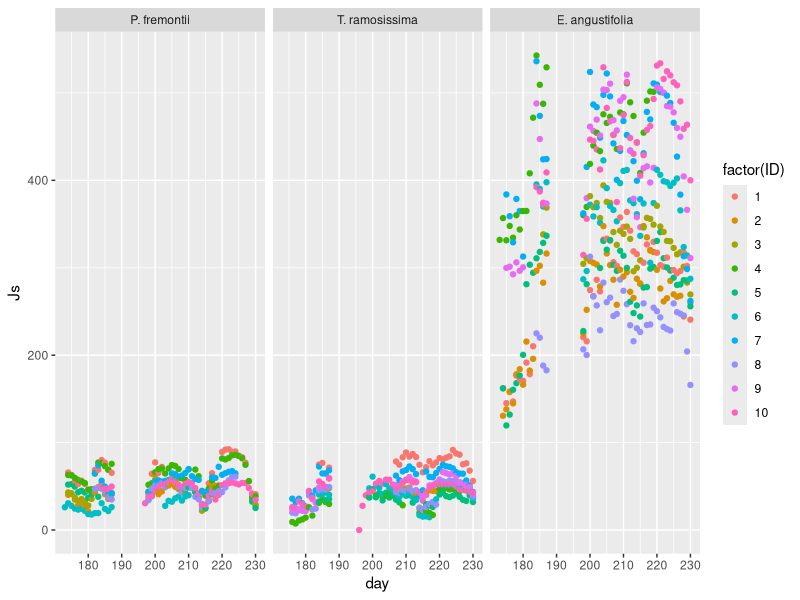
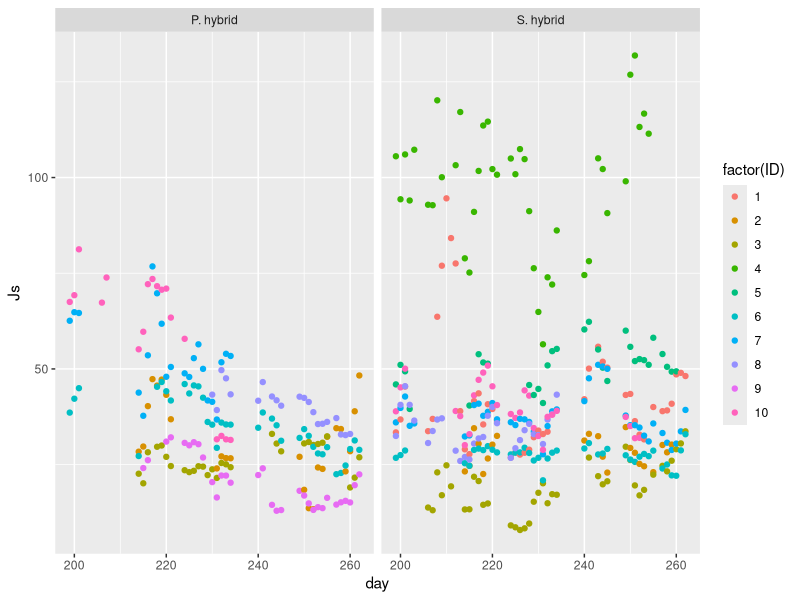
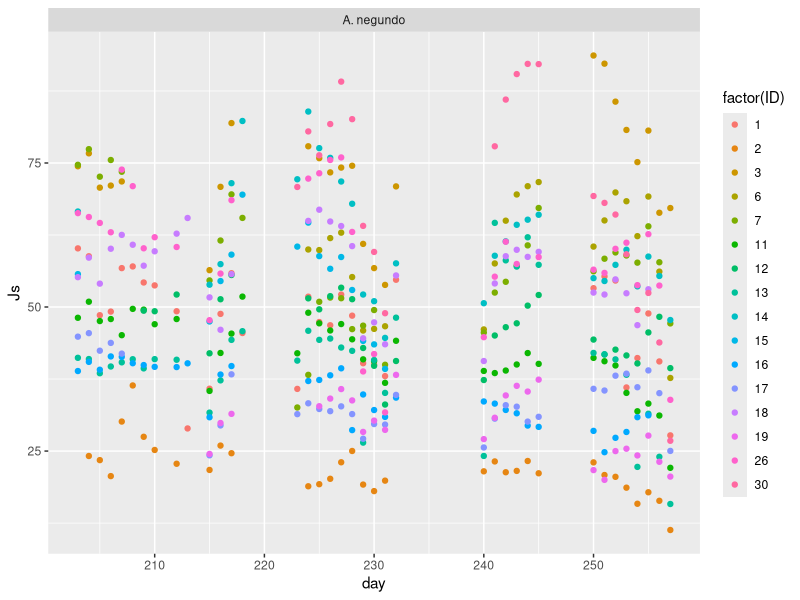
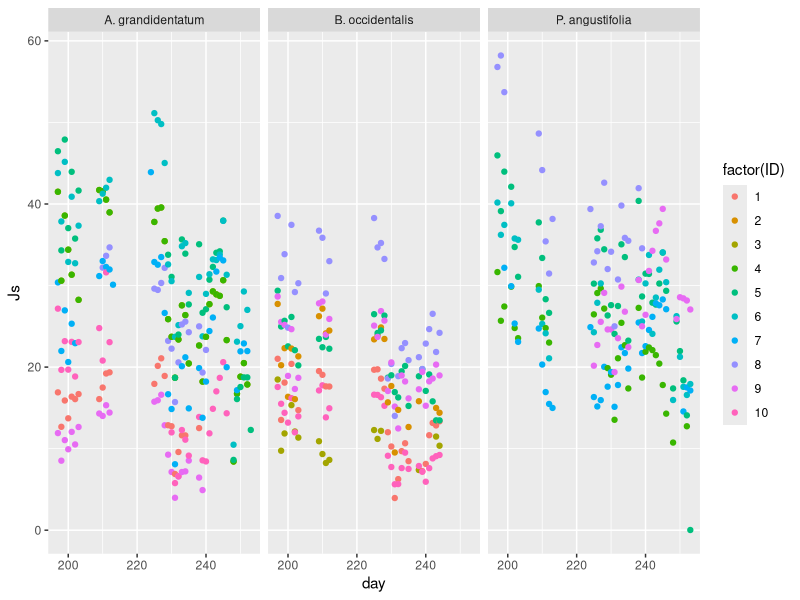

Recreate these plots in R, in order. (Note: this script raises an error after producing the figures.)
# Combine 4 separate Js daily files
# Summarize by species

library(readxl)
library(dplyr)
library(ggplot2)

### Load site by site
# Jordan
list.files("raw-data/Js_daily")
jor <- read_excel("raw-data/Js_daily/daytime_avg_Js_Jordan.xlsx",
                  na = "NaN") %>%
  tidyr::pivot_longer(cols = -1, names_to = "ID", 
                      values_to = "Js") %>%
  tidyr::separate(ID, sep = 1, into = c("species", "ID"), 
                  convert = TRUE) %>%
  mutate(species = case_when(species == "p" ~ "P. fremontii",
                             species == "t" ~ "T. ramosissima",
                             species == "e" ~ "E. angustifolia"),
         site = "Jordan",
         species = factor(species, levels = c("P. fremontii",
                                              "T. ramosissima",
                                              "E. angustifolia"))) %>%
  relocate(site) %>%
    filter(complete.cases(.))
str(jor)

ggplot(jor, aes(x = day, y = Js, col = factor(ID))) + 
  geom_point() +
  facet_wrap(~species)

# Reservoir
res <- read_excel("raw-data/Js_daily/daytime_avg_Js_Reservoir.xlsx", 
                na = "NaN") %>%
  tidyr::pivot_longer(cols = -1, names_to = "ID", 
                      values_to = "Js") %>%
  tidyr::separate(ID, sep = 2, into = c("species", "ID"), 
                  convert = TRUE) %>%
  mutate(species = case_when(species == "ph" ~ "P. hybrid",
                             species == "se" ~ "S. hybrid"),
         site = "Reservoir",
         species = factor(species, levels = c("P. hybrid",
                                              "S. hybrid"))) %>%
  relocate(site) %>%
  filter(complete.cases(.))
str(res)

ggplot(res, aes(x = day, y = Js, col = factor(ID))) + 
  geom_point() +
  facet_wrap(~species)

# Todds
tod <- read_excel("raw-data/Js_daily/daytime_avg_Js_Todds.xlsx", 
                na = "NaN") %>%
  tidyr::pivot_longer(cols = -1, names_to = "ID", 
                      values_to = "Js") %>%
  tidyr::separate(ID, sep = 2, into = c("species", "ID"), 
                  convert = TRUE) %>%
  filter(!ID %in% c(28:29)) %>% # Remove 2 individuals with no Gc
  mutate(species = case_when(species == "an" ~ "A. negundo"),
         site = "Todds") %>%
  relocate(site) %>%
  filter(complete.cases(.))
str(tod)

ggplot(tod, aes(x = day, y = Js, col = factor(ID))) + 
  geom_point()+
  facet_wrap(~species)

# Upper
up <- read_excel("raw-data/Js_daily/daytime_avg_Js_Upper_updated.xlsx", 
               na = "NaN") %>%
  tidyr::pivot_longer(cols = -1, names_to = "ID", 
                      values_to = "Js") %>%
  tidyr::separate(ID, sep = 2, into = c("species", "ID"), 
                  convert = TRUE) %>%
  mutate(species = case_when(species == "ag" ~ "A. grandidentatum",
                             species == "bo" ~ "B. occidentalis",
                             species == "pa" ~ "P. angustifolia"),
         site = "Upper",
         species = factor(species, levels = c("A. grandidentatum",
                                              "B. occidentalis",
                                              "P. angustifolia"))) %>%
  relocate(site) %>%
  filter(complete.cases(.))
str(up)


ggplot(up, aes(x = day, y = Js, col = factor(ID))) + 
  geom_point()+
  facet_wrap(~species)


### Combine and organize daily Js by individual and date
d <- rbind(jor, res, tod, up) %>%
  mutate(date = as.POSIXct("2004-01-01") + (d$day-1)*24*60*60,
         species = factor(species, level = c("P. fremontii", 
                                             "T. ramosissima", 
                                             "E. angustifolia",
                                             "P. hybrid", 
                                             "S. hybrid",
                                             "A. negundo",
                                             "A. grandidentatum", 
                                             "B. occidentalis", 
                                             "P. angustifolia"))) %>%
  relocate(site, date)

# Summarize to daily Js by species and date
Js_sum <- d %>%
  group_by(species, date) %>%
  summarize(site = unique(site),
            Js_mean = mean(Js),
            Js_sd = sd(Js),
            n = n()) %>%
  relocate(site) %>%
  filter(n >= 3) # Only report dates with at least 3 observations

ggplot(Js_sum, aes(x = date, col = site)) + 
  geom_pointrange(aes(y = Js_mean, 
                      ymin = Js_mean - Js_sd, 
                      ymax = Js_mean + Js_sd, ))+
  facet_wrap(~species, scales = "free_y")

# Save
save(Js_sum, file = "clean-data/sapflow/Js_daily_sum.Rdata")
